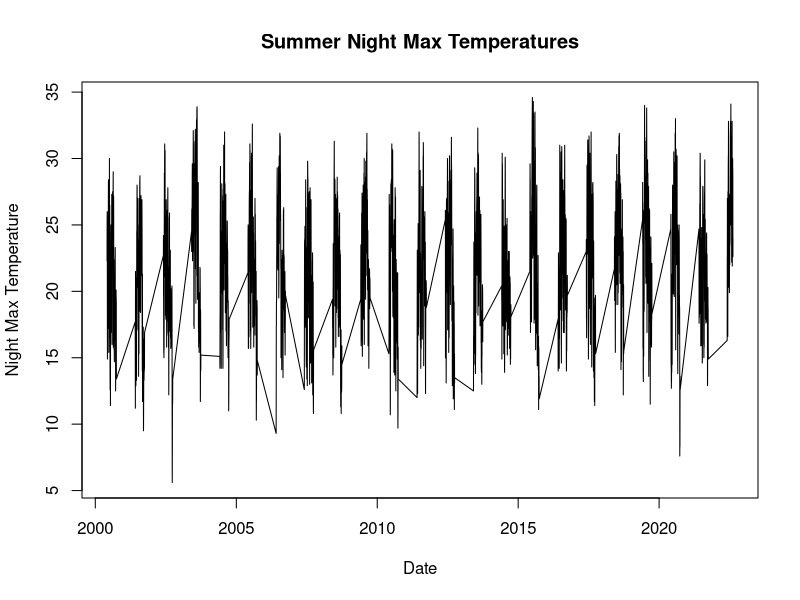
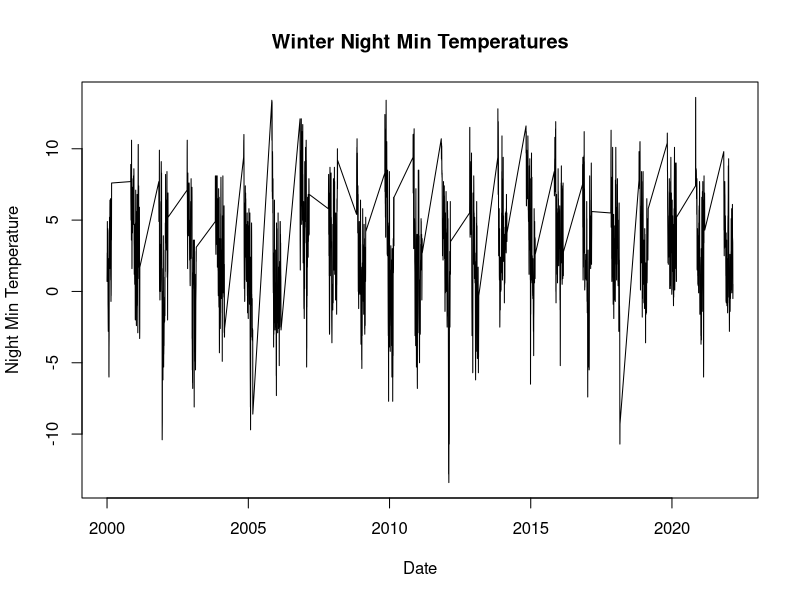
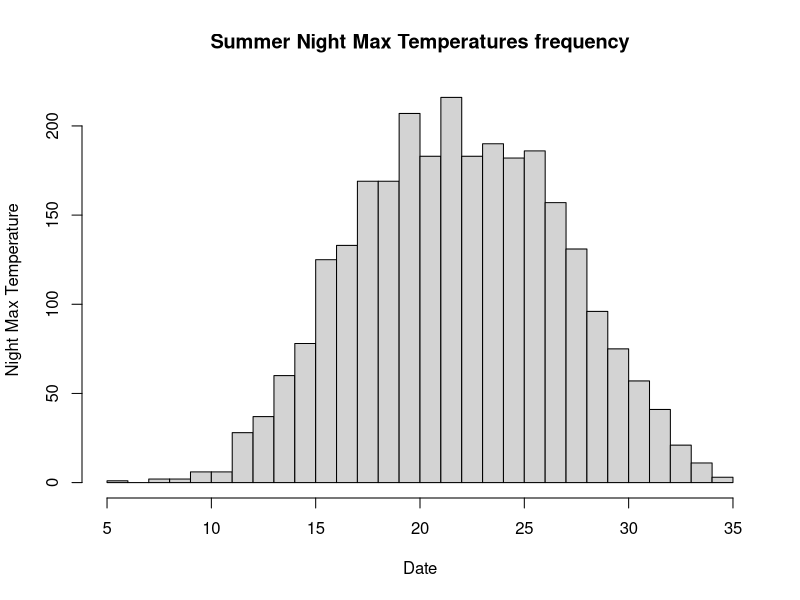
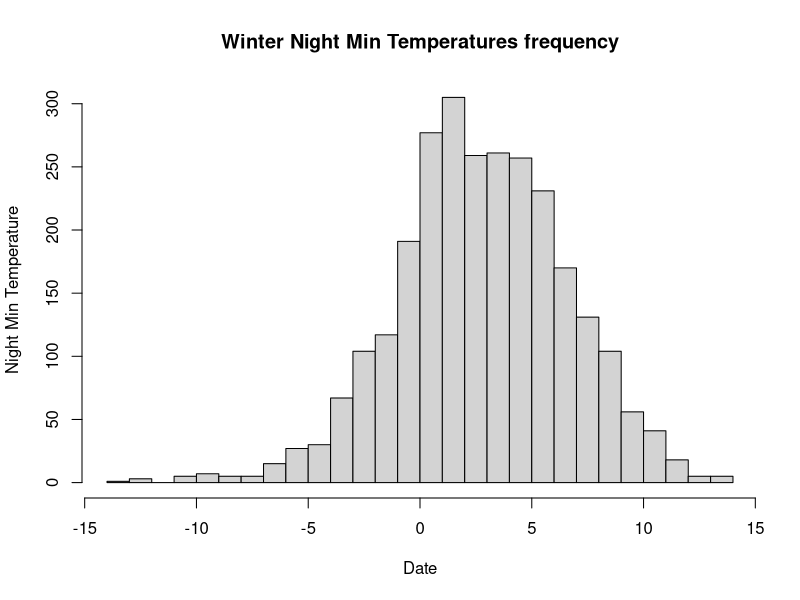

The R source for these figures, in order: (Note: this script raises an error after producing the figures.)
## ---- chunk 1
knitr::opts_chunk$set(echo = TRUE)
## ---- chunk 2

# Load necessary libraries
library(readr)
library(dplyr)
library(lubridate)

# Read in the data
night_max <- read_csv("nightmax.csv")  # Replace "nightmax.csv" with the actual file name
night_min <- read_csv("nightmin.csv")

# Remove rows with missing values
night_max <- na.omit(night_max)
night_min <- na.omit(night_min)

# Convert 'Date' to a Date object
night_max$date <- as.Date(night_max$date)
night_min$date <- as.Date(night_min$date)

# Subset the data for summer months (June to September)
summer_night_max <- night_max[format(night_max$date,"%m") %in% c("06", "07", "08", "09"), ] 

# Subset the winter months
winter_night_min <- night_min[format(night_min$date, "%m") %in% c("11", "12", "01", "02"), ]



# Plot the original data
plot(summer_night_max$date, summer_night_max$night.max, type = "l", xlab = "Date", ylab = "Night Max Temperature", main = "Summer Night Max Temperatures")

plot(winter_night_min$date, winter_night_min$night.min, type = "l", xlab = "Date", ylab = "Night Min Temperature", main = "Winter Night Min Temperatures")

## ---- chunk 3
# Plot the original data
hist(summer_night_max$night.max, breaks = 30, xlab = "Date", ylab = "Night Max Temperature", main = "Summer Night Max Temperatures frequency")

hist(winter_night_min$night.min, breaks = 30, xlab = "Date", ylab = "Night Min Temperature", main = "Winter Night Min Temperatures frequency")
## ---- chunk 4
max(winter_night_min$night.min)
quantile(winter_night_min$night.min, 0,95)
mean(winter_night_min$night.min)


## ---- chunk 5

mrlplot(winter_night_min$night.min, main="Mean residual")
threshrange.plot(winter_night_min$night.min, r= c(-5,15), nint =20)

mrlplot(summer_night_max$night.max, main="Mean residual")
threshrange.plot(summer_night_max$night.max, r= c(10,30), nint = 20)
## ---- chunk 6
th1=30
plot(as.vector(summer_night_max$night.max), type = "l")
abline(h=th, col=2)

th2=5
plot(as.vector(winter_night_min$night.min), type = "l")
abline(h=th, col=2)
## ---- chunk 7
plot_mle <- fevd(as.vector(summer_night_max$night.max), method = "MLE",  type="GP", threshold = th1)
plot(plot_mle)
## ---- chunk 8
rl_mle <- return.level(plot_mle, conf=0.05, return.period = c(2,5,10,20,50), do.ci=T)
rl_mle
## ---- chunk 9

## ---- chunk 10
install.packages("tseries")
library(tseries)

# Perform runs test for summer night maximum temperatures
runs_test_result_summer_max <- runs.test(summer_night_max$night.max)
cat("Runs Test Result for Summer Night Max Temperatures:\n")
print(runs_test_result_summer_max)

# Perform runs test for winter night minimum temperatures
runs_test_result_winter_min <- runs.test(winter_night_min$night.min)
cat("\nRuns Test Result for Winter Night Min Temperatures:\n")
print(runs_test_result_winter_min)

